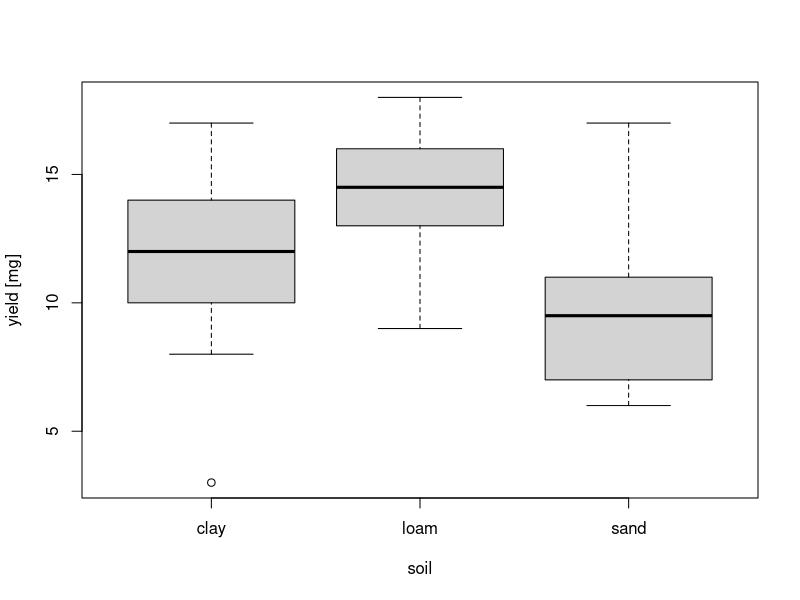
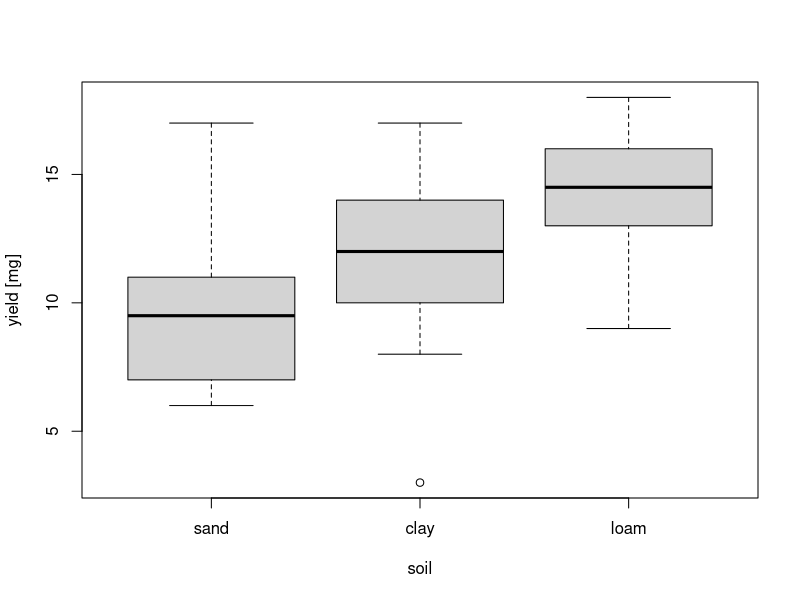
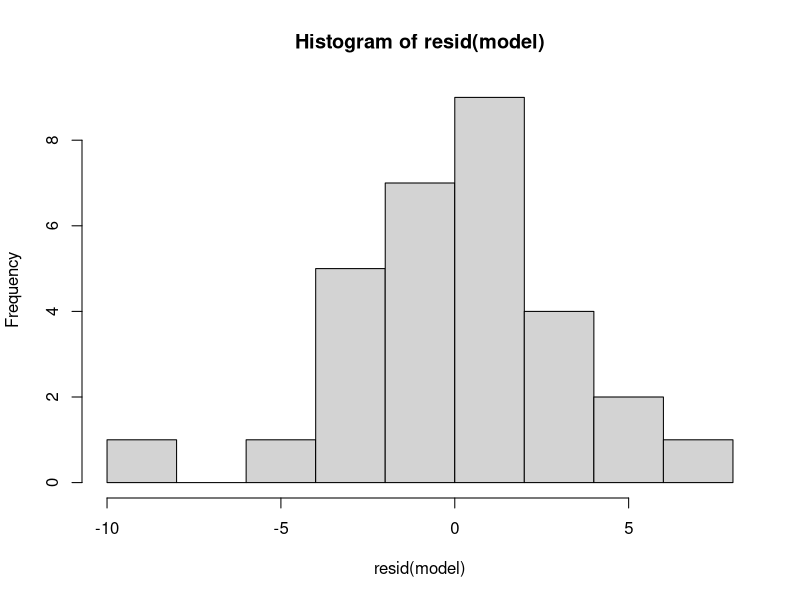
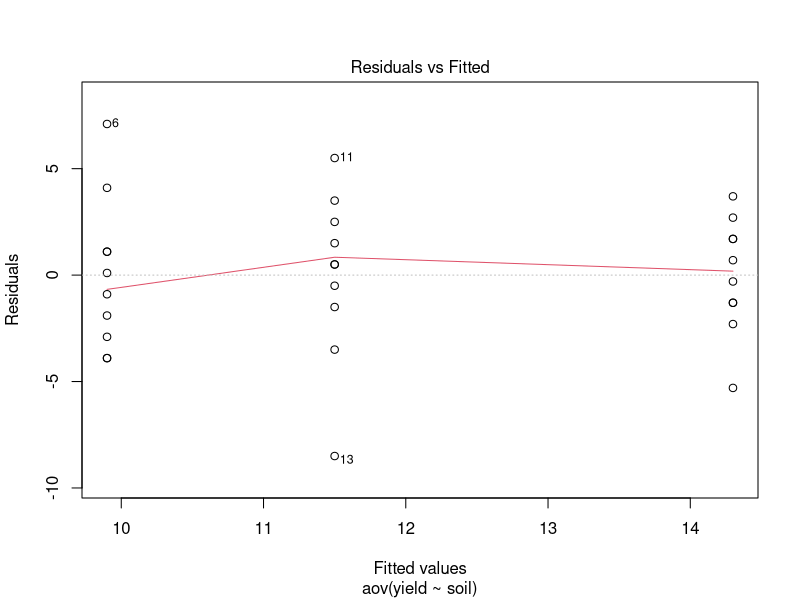
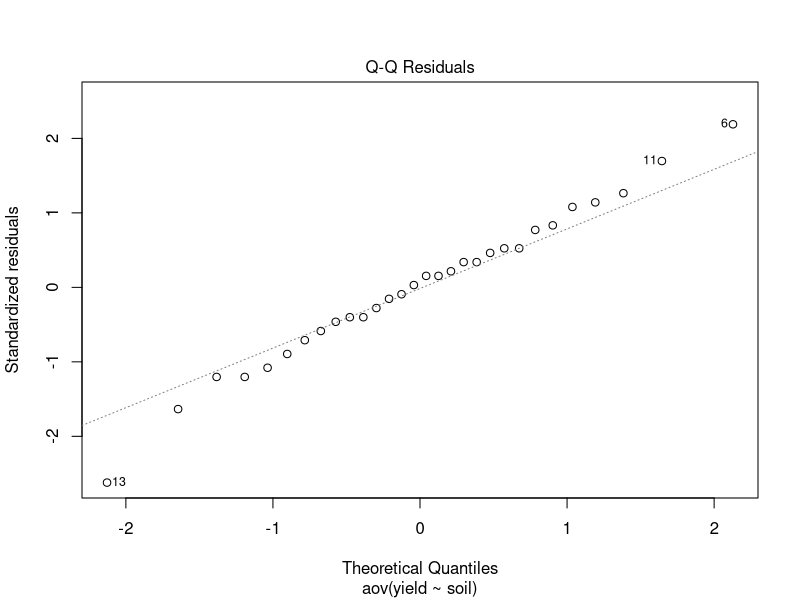
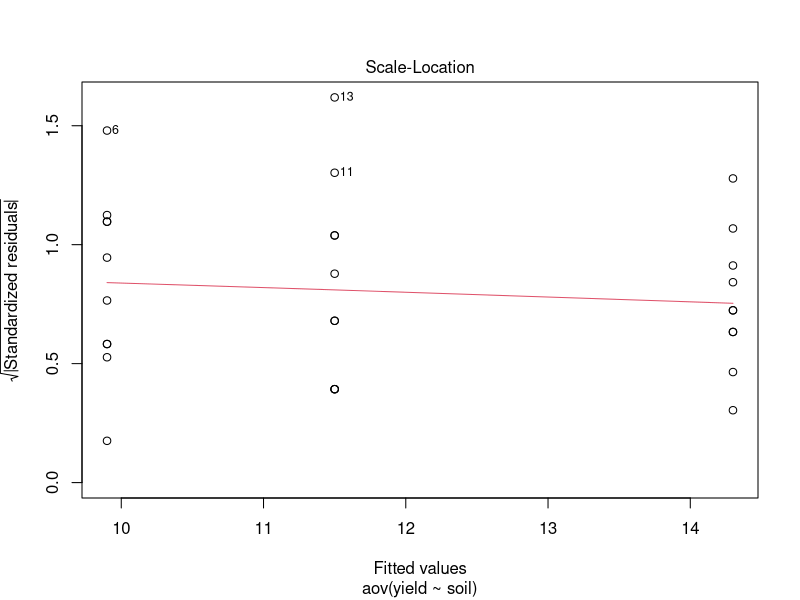
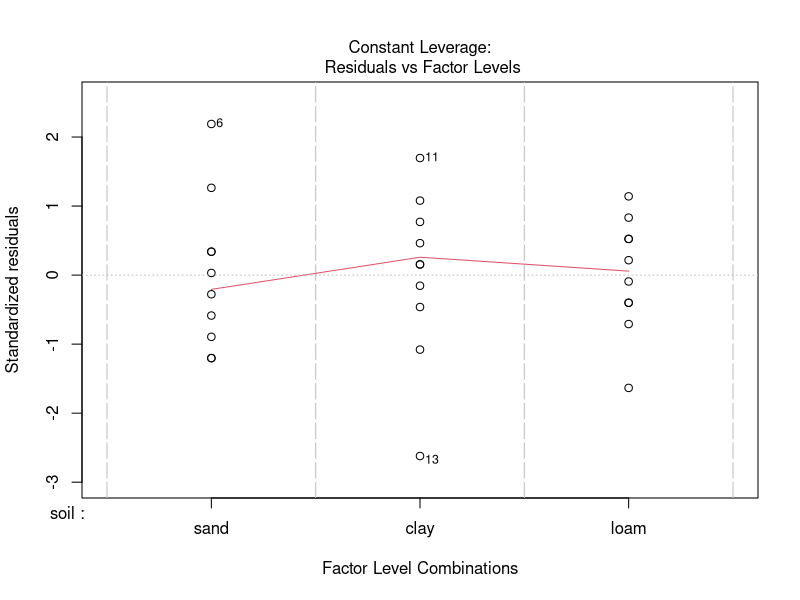
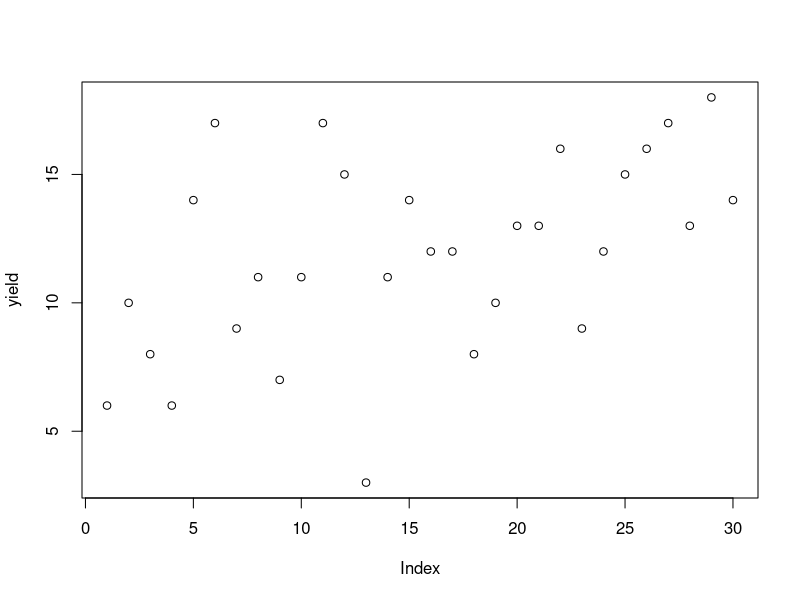

Write the R code that produced these figures, in order.
dat<-read.table("yields.txt",header=T)

attach(dat)
boxplot(yield~soil,ylab="yield [mg]")
soil<-factor(soil,levels=c("sand","clay","loam"))
boxplot(yield~soil,ylab="yield [mg]")

#################################

model<-aov(yield~soil)
summary(model)
hist(resid(model))
shapiro.test(resid(model))

#you can also use the plot(model)command, just make sure you adjust it the the name of your model, this model is called "model"
plot(model)

#you have to chose option 2 (see above) for a posthoc-Test = to test every factor level against each other
#Post Hoc test
TukeyHSD(model)


############     THEORY SECTION   #############################################
####The following plots explain SSY (total sum of squares) AND SSE (error sum of squares)
#SSA (treatment sum of squares OR explained variation) SSA=SSY-SSE
#These plots explain the theory,you will not do this for every ANOVA!
plot(yield)
#close graphics window and then...
par(mfrow=c(1,2))
plot(yield,pch="")#to draw a plot with points step by step you first have to draw the plot with invisible points pch=""
points(yield[soil=="sand"],pch=15)
points(11:20,yield[soil=="clay"],pch=3)

points(21:30,yield[soil=="loam"],pch=24)
abline(h=mean(yield),col="red")
for(i in 1:30)lines(c(i,i),c(yield[i],mean(yield)))
text(3,18,"SSY")


mean(yield) - 14

plot(yield,pch="")
points(yield[soil=="sand"],pch=15)
points(11:20,yield[soil=="clay"],pch=3)
points(21:30,yield[soil=="loam"],pch=24)
SANDmean<-mean(yield[soil=="sand"])
lines(c(0,10),c(SANDmean,SANDmean))
CLAYmean<-mean(yield[soil=="clay"])
lines(c(11,20),c(CLAYmean,CLAYmean))
LOAMmean<-mean(yield[soil=="loam"])
lines(c(21,30),c(LOAMmean,LOAMmean))
for(i in 1:10)lines(c(i,i),c(yield[i],mean(yield[soil=="sand"])))
for(i in 11:20)lines(c(i,i),c(yield[i],mean(yield[soil=="clay"])))
for(i in 21:30)lines(c(i,i),c(yield[i],mean(yield[soil=="loam"])))
text(3,18,"SSE")

####plots to explain SSY (total sum of squares) AND SSE (error sum of squares), when SSE is zero
#SSA (treatment sum of squares OR explained variation) SSA=SSY-SSE
xvc<-1:15
yvs<-rep(c(10,12,14),each=5)
par(mfrow=c(1,2))
plot(xvc,yvs,ylim=c(5,16),pch=(15+(xvc>5)+(xvc>10)))
for(i in 1:15)lines(c(i,i),c(yvs[i],mean(yvs)))
abline(h=mean(yvs),col="red")

text(3,15,"SSY")
plot(xvc,yvs,ylim=c(5,16),pch=(15+(xvc>5)+(xvc>10)))
lines(c(1,5),c(10,10),col="red")
lines(c(6,10),c(12,12),col="red")
lines(c(11,15),c(14,14),col="red")
text(3,15,"SSE")


##### Sum of squares calculation by hand #####

## Total sum of squares (SSY) ##

# example: distance of first point to overall mean
yield[1]
mean(yield)
yield[1]-mean(yield)

# distances from all points to overall mean
yield-mean(yield)

# square the distances
(yield-mean(yield))**2

# sum the squared distances (-> total sum of squares)
SSY <- sum((yield-mean(yield))**2)
SSY


## Error sum of squares (SSE) ##

# example: distances of points in the sand group to mean of sand group
soil_subset <- subset(dat, soil == "sand", select = yield)
mean(soil_subset$yield)
residuals_soil <- soil_subset$yield - mean(soil_subset$yield)
residuals_soil

# ANOVA calculates distances of all points to the mean of their group (= residuals)
residuals(model)

# square the residuals
residuals(model)**2

# sum the squared residuals (-> error sum of squares)
SSE <- sum(residuals(model)**2)
SSE


## Treatment sum of squares (SSA) ##

# Total sum of squares - error sum of squares
SSX <- SSY - SSE
SSX

# ANOVA leads to the same results
model<-aov(yield~soil)
summary(model)




################## END OF THEORY SECTION  ######################################


pf(4.245, df1 = 2, df2 = 27, lower.tail = FALSE)
